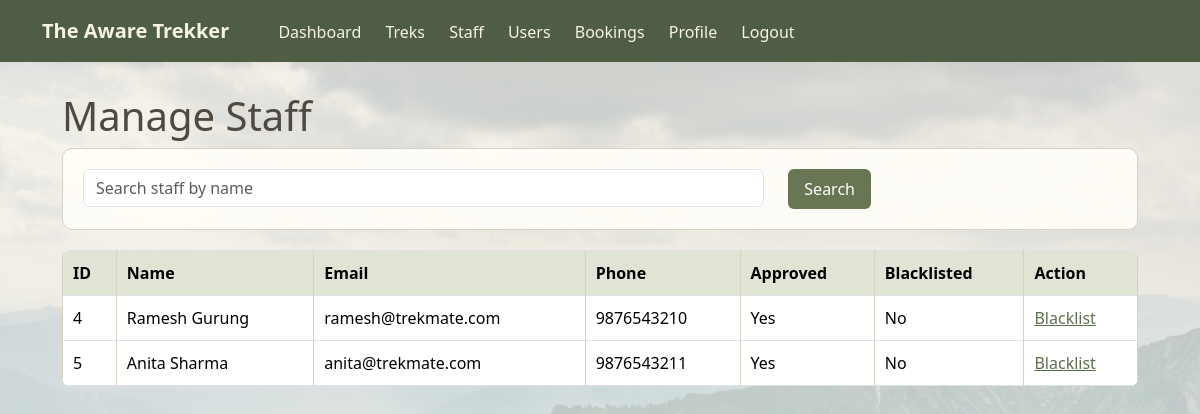
The app's page /admin/staff (signed in) with its own data.
### models.py (models this page shows)
class User(UserMixin, db.Model):
    id = db.Column(db.Integer, primary_key=True)
    name = db.Column(db.String(100), nullable=False)
    email = db.Column(db.String(120), unique=True, nullable=False)
    password = db.Column(db.String(100), nullable=False)
    phone = db.Column(db.String(20))
    role = db.Column(db.Enum(UserRole), nullable=False)
    approved = db.Column(db.Boolean, default=False)
    blacklisted = db.Column(db.Boolean, default=False)
    bookings = db.relationship(
        "Booking",
        backref="user",
        cascade="all, delete-orphan"
    )
    assigned_treks = db.relationship(
        "Trek",
        backref="staff"
    )

### app.py (the view)
@app.route("/admin/staff")
@login_required
def manage_staff():
    if not admin_only():
        return redirect(url_for("home"))
    search = request.args.get("search", "")
    query = User.query.filter_by(
        role=UserRole.STAFF
    )
    if search:
        query = query.filter(
            User.name.contains(search)
        )
    staff = query.all()
    return render_template(
        "admin/staff.html",
        staff=staff,
        search=search
    )

### app.py (called while the page is built)
@login_manager.user_loader
def load_user(user_id):
    return User.query.get(int(user_id))

def admin_only():
    if current_user.role != UserRole.ADMIN:
        flash("Access denied.")
        return False
    return True

### templates/admin/staff.html (shortened to what this page needs)
{% extends "base.html" %}
{% block content %}
<h1>Manage Staff</h1>
<div class="box">
  <form method="GET" class="row">
    <div class="col-md-8">
      <input class="form-control" name="search" placeholder="Search staff by name" value="{{ search }}">
    </div>
    <div class="col-md-4">
      <button class="btn btn-main">
        Search
      </button>
    </div>
  </form>
</div>
<table class="table table-bordered">
  <tr>
    <th>ID</th>
    <th>Name</th>
    <th>Email</th>
    <th>Phone</th>
    <th>Approved</th>
    <th>Blacklisted</th>
    <th>Action</th>
  </tr>
  {% for member in staff %}
  <tr>
    <td>{{ member.id }}</td>
    <td>{{ member.name }}</td>
    <td>{{ member.email }}</td>
    <td>{{ member.phone }}</td>
    <td>
      {% if member.approved %}
      Yes
      {% else %}
      No
      {% endif %}
    </td>
    <td>
      {% if member.blacklisted %}
      Yes
      {% else %}
      No
      {% endif %}
    </td>
    <td>
      {% if member.blacklisted %}
      <a href="{{ url_for('blacklist_staff', user_id=member.id) }}">
        Remove Blacklist
      </a>
      {% else %}
      <a href="{{ url_for('blacklist_staff', user_id=member.id) }}">
        Blacklist
      </a>
      {% endif %}
    </td>
  </tr>
  {% endfor %}
</table>
{% endblock %}

### records on screen
User: id "4", name "Ramesh Gurung", email "ramesh@trekmate.com", phone "9876543210", approved "Yes", blacklisted "No"
User: id "5", name "Anita Sharma", email "anita@trekmate.com", phone "9876543211", approved "Yes", blacklisted "No"
